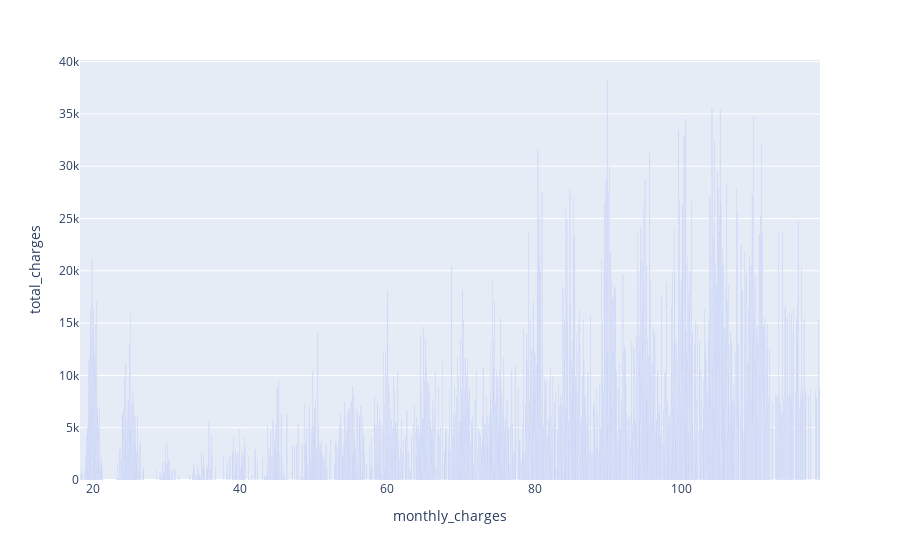

Here is the notebook cell this chart was saved with:
### Code cell
import plotly.express as px
fig = px.bar(data_frame=train, 
             x='monthly_charges',
             y='total_charges'
            )
fig.show()

### Figure 1 — Plotly figure (JSON) as saved in the notebook; plotly's stock layout.template omitted (floating-point values rounded to 4 significant figures; data arrays with more than 128 entries replaced by an {"elided": "..."} marker saying what was removed)
{"data": [{"alignmentgroup": "True", "hovertemplate": "monthly_charges=%{x}<br>total_charges=%{y}<extra></extra>", "legendgroup": "", "marker": {"color": "#636efa", "pattern": {"shape": ""}}, "name": "", "offsetgroup": "", "orientation": "v", "showlegend": false, "textposition": "auto", "type": "bar", "x": {"elided": "4225 float values"}, "xaxis": "x", "y": {"elided": "4225 float values"}, "yaxis": "y"}], "layout": {"barmode": "relative", "legend": {"tracegroupgap": 0}, "margin": {"t": 60}, "xaxis": {"anchor": "y", "domain": [0, 1], "title": {"text": "monthly_charges"}}, "yaxis": {"anchor": "x", "domain": [0, 1], "title": {"text": "total_charges"}}}}
